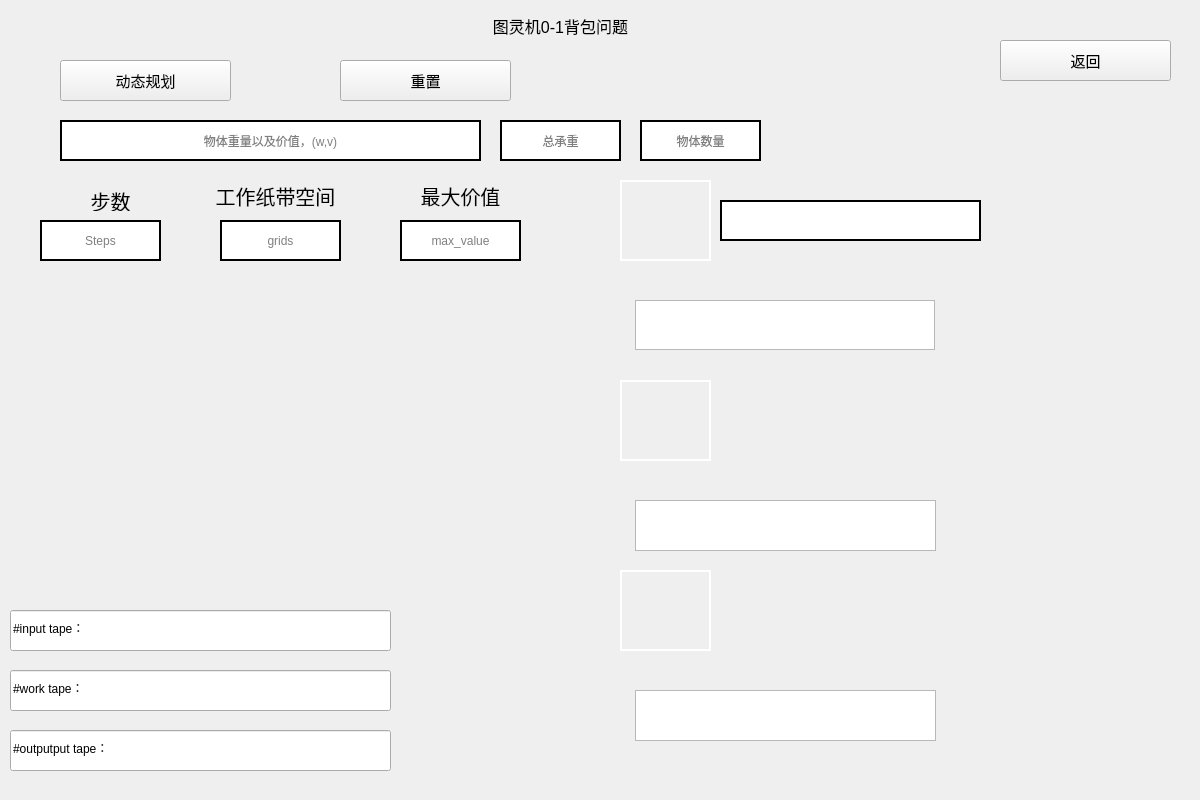
<?xml version="1.0" encoding="UTF-8"?>
<ui version="4.0">
 <class>Knapsack</class>
 <widget class="QWidget" name="Knapsack">
  <property name="geometry">
   <rect>
    <x>0</x>
    <y>0</y>
    <width>1200</width>
    <height>800</height>
   </rect>
  </property>
  <property name="minimumSize">
   <size>
    <width>1200</width>
    <height>800</height>
   </size>
  </property>
  <property name="maximumSize">
   <size>
    <width>1200</width>
    <height>800</height>
   </size>
  </property>
  <property name="windowTitle">
   <string>Knapsack</string>
  </property>
  <widget class="QPushButton" name="DP">
   <property name="geometry">
    <rect>
     <x>60</x>
     <y>60</y>
     <width>171</width>
     <height>41</height>
    </rect>
   </property>
   <property name="font">
    <font>
     <family>华文楷体</family>
     <pointsize>11</pointsize>
     <weight>50</weight>
     <italic>false</italic>
     <bold>false</bold>
    </font>
   </property>
   <property name="styleSheet">
    <string notr="true">QPushButton
{
	font: 11pt &quot;华文楷体&quot;;
}</string>
   </property>
   <property name="text">
    <string>动态规划</string>
   </property>
  </widget>
  <widget class="QPushButton" name="restore">
   <property name="geometry">
    <rect>
     <x>340</x>
     <y>60</y>
     <width>171</width>
     <height>41</height>
    </rect>
   </property>
   <property name="font">
    <font>
     <family>华文楷体</family>
     <pointsize>11</pointsize>
     <weight>50</weight>
     <italic>false</italic>
     <bold>false</bold>
    </font>
   </property>
   <property name="styleSheet">
    <string notr="true">QPushButton
{
	font: 11pt &quot;华文楷体&quot;;
}</string>
   </property>
   <property name="text">
    <string>重置</string>
   </property>
  </widget>
  <widget class="QPushButton" name="Return">
   <property name="geometry">
    <rect>
     <x>1000</x>
     <y>40</y>
     <width>171</width>
     <height>41</height>
    </rect>
   </property>
   <property name="font">
    <font>
     <family>华文楷体</family>
     <pointsize>11</pointsize>
     <weight>50</weight>
     <italic>false</italic>
     <bold>false</bold>
    </font>
   </property>
   <property name="styleSheet">
    <string notr="true">QPushButton
{
	font: 11pt &quot;华文楷体&quot;;
}</string>
   </property>
   <property name="text">
    <string>返回</string>
   </property>
  </widget>
  <widget class="QLineEdit" name="input_Knap">
   <property name="geometry">
    <rect>
     <x>60</x>
     <y>120</y>
     <width>421</width>
     <height>41</height>
    </rect>
   </property>
   <property name="styleSheet">
    <string notr="true">QLineEdit{
font: 13pt &quot;华文楷体&quot;;
border:2px solid black
}</string>
   </property>
   <property name="inputMask">
    <string/>
   </property>
   <property name="text">
    <string extracomment="二分搜索，请输入初始序列"/>
   </property>
   <property name="alignment">
    <set>Qt::AlignCenter</set>
   </property>
   <property name="placeholderText">
    <string>物体重量以及价值，(w,v)</string>
   </property>
  </widget>
  <widget class="QLineEdit" name="input_Capacity">
   <property name="geometry">
    <rect>
     <x>500</x>
     <y>120</y>
     <width>121</width>
     <height>41</height>
    </rect>
   </property>
   <property name="styleSheet">
    <string notr="true">QLineEdit{
font: 13pt &quot;华文楷体&quot;;
border:2px solid black
}</string>
   </property>
   <property name="alignment">
    <set>Qt::AlignCenter</set>
   </property>
   <property name="placeholderText">
    <string>总承重</string>
   </property>
  </widget>
  <widget class="QLineEdit" name="input_Num">
   <property name="geometry">
    <rect>
     <x>640</x>
     <y>120</y>
     <width>121</width>
     <height>41</height>
    </rect>
   </property>
   <property name="styleSheet">
    <string notr="true">QLineEdit{
font: 13pt &quot;华文楷体&quot;;
border:2px solid black
}</string>
   </property>
   <property name="alignment">
    <set>Qt::AlignCenter</set>
   </property>
   <property name="placeholderText">
    <string>物体数量</string>
   </property>
  </widget>
  <widget class="QLabel" name="label">
   <property name="geometry">
    <rect>
     <x>60</x>
     <y>190</y>
     <width>101</width>
     <height>21</height>
    </rect>
   </property>
   <property name="font">
    <font>
     <family>华文楷体</family>
     <pointsize>15</pointsize>
     <weight>50</weight>
     <italic>false</italic>
     <bold>false</bold>
    </font>
   </property>
   <property name="styleSheet">
    <string notr="true">QLabel{
font: 15pt &quot;华文楷体&quot;;

}</string>
   </property>
   <property name="text">
    <string>步数</string>
   </property>
   <property name="alignment">
    <set>Qt::AlignCenter</set>
   </property>
  </widget>
  <widget class="QLabel" name="label_2">
   <property name="geometry">
    <rect>
     <x>190</x>
     <y>180</y>
     <width>171</width>
     <height>31</height>
    </rect>
   </property>
   <property name="font">
    <font>
     <family>华文楷体</family>
     <pointsize>15</pointsize>
     <weight>50</weight>
     <italic>false</italic>
     <bold>false</bold>
    </font>
   </property>
   <property name="styleSheet">
    <string notr="true">QLabel{
font: 15pt &quot;华文楷体&quot;;

}</string>
   </property>
   <property name="text">
    <string>工作纸带空间</string>
   </property>
   <property name="alignment">
    <set>Qt::AlignCenter</set>
   </property>
  </widget>
  <widget class="QTableWidget" name="inputTape">
   <property name="geometry">
    <rect>
     <x>635</x>
     <y>300</y>
     <width>300</width>
     <height>50</height>
    </rect>
   </property>
   <property name="font">
    <font>
     <pointsize>13</pointsize>
     <weight>75</weight>
     <bold>true</bold>
    </font>
   </property>
   <property name="styleSheet">
    <string notr="true">QTableWidegt
{
border:2px solid black;
}</string>
   </property>
   <property name="textElideMode">
    <enum>Qt::ElideMiddle</enum>
   </property>
  </widget>
  <widget class="QLineEdit" name="grids">
   <property name="geometry">
    <rect>
     <x>220</x>
     <y>220</y>
     <width>121</width>
     <height>41</height>
    </rect>
   </property>
   <property name="styleSheet">
    <string notr="true">QLineEdit{
font: 12pt &quot;华文楷体&quot;;
border:2px solid black
}</string>
   </property>
   <property name="text">
    <string/>
   </property>
   <property name="alignment">
    <set>Qt::AlignCenter</set>
   </property>
   <property name="placeholderText">
    <string>grids</string>
   </property>
  </widget>
  <widget class="QLineEdit" name="output_tape_line">
   <property name="geometry">
    <rect>
     <x>10</x>
     <y>730</y>
     <width>381</width>
     <height>41</height>
    </rect>
   </property>
   <property name="styleSheet">
    <string notr="true">QLineEdit{
font: 12pt &quot;华文楷体&quot;;

}</string>
   </property>
   <property name="inputMask">
    <string/>
   </property>
   <property name="text">
    <string extracomment="二分搜索，请输入初始序列">#outputput tape：</string>
   </property>
   <property name="alignment">
    <set>Qt::AlignLeading|Qt::AlignLeft|Qt::AlignVCenter</set>
   </property>
   <property name="placeholderText">
    <string/>
   </property>
  </widget>
  <widget class="QLineEdit" name="steps">
   <property name="geometry">
    <rect>
     <x>40</x>
     <y>220</y>
     <width>121</width>
     <height>41</height>
    </rect>
   </property>
   <property name="styleSheet">
    <string notr="true">QLineEdit{
font: 12pt &quot;华文楷体&quot;;
border:2px solid black
}</string>
   </property>
   <property name="text">
    <string/>
   </property>
   <property name="alignment">
    <set>Qt::AlignCenter</set>
   </property>
   <property name="readOnly">
    <bool>false</bool>
   </property>
   <property name="placeholderText">
    <string>Steps</string>
   </property>
  </widget>
  <widget class="QLineEdit" name="output_process">
   <property name="geometry">
    <rect>
     <x>720</x>
     <y>200</y>
     <width>261</width>
     <height>41</height>
    </rect>
   </property>
   <property name="font">
    <font>
     <pointsize>13</pointsize>
     <weight>75</weight>
     <bold>true</bold>
    </font>
   </property>
   <property name="styleSheet">
    <string notr="true">QLineEdit{
border:2px solid black
}</string>
   </property>
   <property name="alignment">
    <set>Qt::AlignCenter</set>
   </property>
  </widget>
  <widget class="QLabel" name="picture_turing">
   <property name="geometry">
    <rect>
     <x>620</x>
     <y>180</y>
     <width>91</width>
     <height>81</height>
    </rect>
   </property>
   <property name="styleSheet">
    <string notr="true">QLabel{
border:2px solid white
}</string>
   </property>
   <property name="text">
    <string/>
   </property>
   <property name="scaledContents">
    <bool>true</bool>
   </property>
  </widget>
  <widget class="QTableWidget" name="workTape">
   <property name="geometry">
    <rect>
     <x>635</x>
     <y>500</y>
     <width>301</width>
     <height>51</height>
    </rect>
   </property>
   <property name="font">
    <font>
     <pointsize>13</pointsize>
     <weight>75</weight>
     <bold>true</bold>
    </font>
   </property>
   <property name="styleSheet">
    <string notr="true"/>
   </property>
  </widget>
  <widget class="QLineEdit" name="input_tape_line">
   <property name="geometry">
    <rect>
     <x>10</x>
     <y>610</y>
     <width>381</width>
     <height>41</height>
    </rect>
   </property>
   <property name="styleSheet">
    <string notr="true">QLineEdit{
font: 12pt &quot;华文楷体&quot;;

}</string>
   </property>
   <property name="inputMask">
    <string/>
   </property>
   <property name="text">
    <string extracomment="二分搜索，请输入初始序列">#input tape：</string>
   </property>
   <property name="alignment">
    <set>Qt::AlignLeading|Qt::AlignLeft|Qt::AlignVCenter</set>
   </property>
   <property name="placeholderText">
    <string/>
   </property>
  </widget>
  <widget class="QLabel" name="picture_arrowhead">
   <property name="geometry">
    <rect>
     <x>650</x>
     <y>260</y>
     <width>30</width>
     <height>40</height>
    </rect>
   </property>
   <property name="styleSheet">
    <string notr="true"/>
   </property>
   <property name="text">
    <string/>
   </property>
   <property name="scaledContents">
    <bool>true</bool>
   </property>
  </widget>
  <widget class="QLabel" name="picture_turing_2">
   <property name="geometry">
    <rect>
     <x>620</x>
     <y>380</y>
     <width>91</width>
     <height>81</height>
    </rect>
   </property>
   <property name="styleSheet">
    <string notr="true">QLabel{
border:2px solid white
}</string>
   </property>
   <property name="text">
    <string/>
   </property>
   <property name="scaledContents">
    <bool>true</bool>
   </property>
  </widget>
  <widget class="QLineEdit" name="work_tape_line">
   <property name="geometry">
    <rect>
     <x>10</x>
     <y>670</y>
     <width>381</width>
     <height>41</height>
    </rect>
   </property>
   <property name="styleSheet">
    <string notr="true">QLineEdit{
font: 12pt &quot;华文楷体&quot;;

}</string>
   </property>
   <property name="inputMask">
    <string/>
   </property>
   <property name="text">
    <string extracomment="二分搜索，请输入初始序列">#work tape：</string>
   </property>
   <property name="alignment">
    <set>Qt::AlignLeading|Qt::AlignLeft|Qt::AlignVCenter</set>
   </property>
   <property name="placeholderText">
    <string/>
   </property>
  </widget>
  <widget class="QLabel" name="picture_arrowhead_2">
   <property name="geometry">
    <rect>
     <x>650</x>
     <y>460</y>
     <width>30</width>
     <height>40</height>
    </rect>
   </property>
   <property name="styleSheet">
    <string notr="true"/>
   </property>
   <property name="text">
    <string/>
   </property>
   <property name="scaledContents">
    <bool>true</bool>
   </property>
  </widget>
  <widget class="QTableWidget" name="outputTape">
   <property name="geometry">
    <rect>
     <x>635</x>
     <y>690</y>
     <width>301</width>
     <height>51</height>
    </rect>
   </property>
   <property name="font">
    <font>
     <pointsize>13</pointsize>
     <weight>75</weight>
     <bold>true</bold>
    </font>
   </property>
   <property name="styleSheet">
    <string notr="true"/>
   </property>
  </widget>
  <widget class="QLabel" name="picture_arrowhead_3">
   <property name="geometry">
    <rect>
     <x>650</x>
     <y>650</y>
     <width>30</width>
     <height>40</height>
    </rect>
   </property>
   <property name="styleSheet">
    <string notr="true"/>
   </property>
   <property name="text">
    <string/>
   </property>
   <property name="scaledContents">
    <bool>true</bool>
   </property>
  </widget>
  <widget class="QLabel" name="picture_turing_3">
   <property name="geometry">
    <rect>
     <x>620</x>
     <y>570</y>
     <width>91</width>
     <height>81</height>
    </rect>
   </property>
   <property name="styleSheet">
    <string notr="true">QLabel{
border:2px solid white
}</string>
   </property>
   <property name="text">
    <string/>
   </property>
   <property name="scaledContents">
    <bool>true</bool>
   </property>
  </widget>
  <widget class="QLineEdit" name="max_value">
   <property name="geometry">
    <rect>
     <x>400</x>
     <y>220</y>
     <width>121</width>
     <height>41</height>
    </rect>
   </property>
   <property name="styleSheet">
    <string notr="true">QLineEdit{
font: 12pt &quot;华文楷体&quot;;
border:2px solid black
}</string>
   </property>
   <property name="text">
    <string/>
   </property>
   <property name="alignment">
    <set>Qt::AlignCenter</set>
   </property>
   <property name="placeholderText">
    <string>max_value</string>
   </property>
  </widget>
  <widget class="QLabel" name="label_3">
   <property name="geometry">
    <rect>
     <x>380</x>
     <y>180</y>
     <width>161</width>
     <height>31</height>
    </rect>
   </property>
   <property name="font">
    <font>
     <family>华文楷体</family>
     <pointsize>15</pointsize>
     <weight>50</weight>
     <italic>false</italic>
     <bold>false</bold>
    </font>
   </property>
   <property name="styleSheet">
    <string notr="true">QLabel{
font: 15pt &quot;华文楷体&quot;;

}</string>
   </property>
   <property name="text">
    <string>最大价值</string>
   </property>
   <property name="alignment">
    <set>Qt::AlignCenter</set>
   </property>
  </widget>
  <widget class="QLabel" name="label_4">
   <property name="geometry">
    <rect>
     <x>440</x>
     <y>10</y>
     <width>241</width>
     <height>31</height>
    </rect>
   </property>
   <property name="font">
    <font>
     <pointsize>12</pointsize>
    </font>
   </property>
   <property name="text">
    <string>图灵机0-1背包问题</string>
   </property>
   <property name="alignment">
    <set>Qt::AlignCenter</set>
   </property>
  </widget>
 </widget>
 <resources/>
 <connections/>
</ui>
